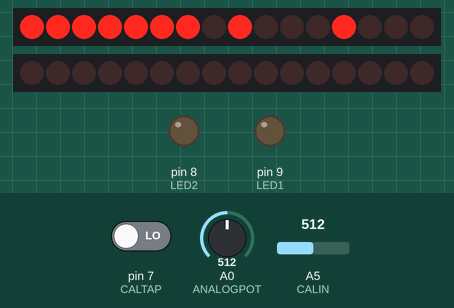
Bench run of a sketch on a simulated Arduino Uno, built with avr-gcc and run on an emulated ATmega328P. On the bench: 2 × 16 shift-register outputs drawn as a row of LEDs (first output left, lit = HIGH), output pins drawn as LEDs (lit = HIGH). Wiring (inferred from the names in the program): 2 × 2 × shift register (74HC595): latch pin 10 / latch pin 3. Wiring (inferred from the signals the program sends): 2 × row of LEDs: on Q0, Q1, Q2, Q3, Q4, Q5, Q6, Q7, Q8, Q9, Q10, Q11, Q12, Q13, Q14, Q15 / on Q0, Q1, Q2, Q3, Q4, Q5, Q6, Q7, Q8, Q9, Q10, Q11, Q12, Q13, Q14, Q15. The test bench sets the inputs (shaded band); at power-on: A0 (ANALOGPOT) = 512, pin 7 (CALTAP) LOW, A5 (CALIN) = 512. EEPROM starts erased; pins used as bus, display or sensor lines are not drawn.

Above: at 1.2 s.
1.3 s: A0 (ANALOGPOT) set to 20
At 1.9 s:
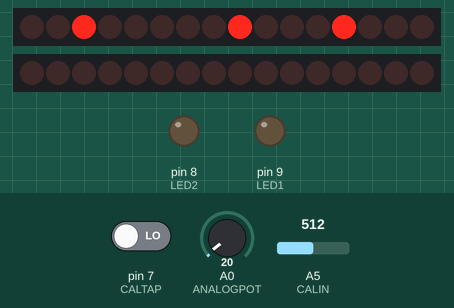
2.8 s: A0 (ANALOGPOT) set to 110
At 2.99 s:
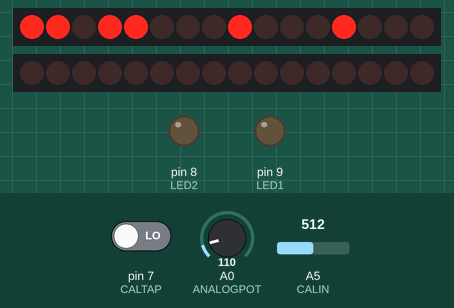
5.8 s: pin 7 (CALTAP) driven HIGH
At 6.5 s:
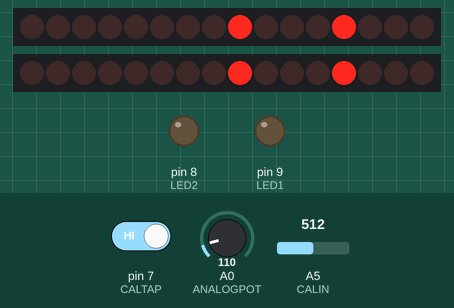
7.3 s: A5 (CALIN) set to 589
9.5 s: A5 (CALIN) set to 613
At 10.73 s:
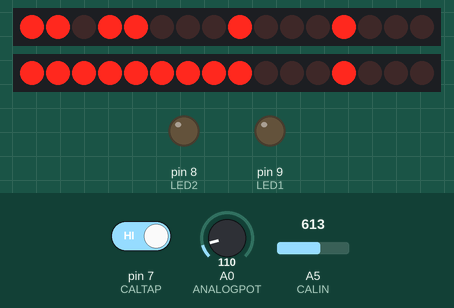
Timing chart, 0 to 12.5 s (numbered marks = the images above; inputs shaded):
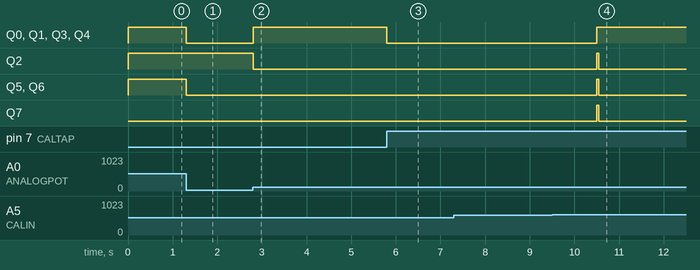

The sketch:

monthslater.ino
```cpp
/*
this program taken from arduino Example .
modified by By Mohannad Rawashdeh
http://www.genotronex.com
http://www.instructables.com/

This code used to control the digital potentiometer
MCP41100 connected to  arduino Board
CS >>> D10
SCLK >> D13
DI  >>> D11
PA0 TO VCC
PBO TO GND
PW0 TO led with resistor 100ohm .
*/
#include <SPI.h> //übertragungsprotokoll, if no more jobs to do, we can replace this with i^2C
#include <Arduino.h>
#include <EEPROM.h>

#define CALOUT 3            //part of calibration extension
#define CALTAP 7            //part of calibration extension
#define LED2 8              //LED for the actual Delay Time TODO aditionally use the two colors to show whether switch or tap mode
#define LED1 9              //LED for tapped Quarter Notes  TODO change this to show if the effect is activated or not.

#define TAPPIN 12           //Tap Button
#define ANALOGPOT 14        //Delay Potentiometer
#define DIVISION1 16       //Toggle switch for Quarter, Eight or Sixteen
#define DIVISION2 17       //Toggle switch for pure Note, dotted Note or Triplet TODO cut this toggle switch
#define MODULATIONPIN 18    //Modulation Input TODO cut this modulation input
#define CALIN 19            //part of calibration extension
#define CS 10 //clock source for SPI


#define MINTIME 38000      //Ideal Delay Time with 1k Resistance, values in microseconds (alternative to calibration)
#define MAXTIME 560000     //Ideal Delay Time with 51k Resistance

//#define RANGE 50000         //unused
#define MINTAPS 3           //Minimum of Taps required to set the Interval.
#define BLINKDURATION 1
#define MAXMODULATION 30 //TODO cut as we cut modulation part
#define MINMODULATION -30   //TODO cut as we cut modulation part


///////////VARIABLES/////////////////////////
byte address = 0x11;
int i=0;
int LastDigPotValue = 0;
int DigPotValue = 0;

long int now;

long int interval;
long int intervalDiv;

int mappedInterval;
int mappedIntervalDiv;

int analogPotCurrVal;
int analogPotLastVal;

long int minInterval;
long int maxInterval;

int timesTapped;
int stillTapping;
long int firstTapTime;
long int lastTapTime;
int tapState;
int lastTapState;

int calState;
int lastCalState;

int interrupt;

long int nextSync;
long int nextBlinkTime1;
long int nextBlinkTime2;
long int nextDimTime1;
long int nextDimTime2;
int divDeact;

/////////////////////////Functions/////////////////

void timeOut();
long int getInterval();
int digitalPotWrite(int value);
int mapInterval(long int interval);
int AnalogPotTurned();
int AnalogPotGiveValue();
void flashLeds(int, int, int);
void dimLeds(int);
int TapButtonPressed();
void firstPress();
int getModulation();
int CalButtonPressed();
void calibration();


void eepromWriteLong(long, int);
long eepromReadLong(int);


////////////////////////////////////SETUP////////////////////////////////////

void setup()

{


////////////////////////////////////DEBUG////////////////////////////////////
//Serial.begin(9600);

////////////////////////////////////PIN SETUP////////////////////////////////////


pinMode (CS, OUTPUT); //TODO check why the CS-pin is defined while others are not.
pinMode (ANALOGPOT, INPUT);
pinMode (TAPPIN, INPUT);
pinMode (MODULATIONPIN, INPUT);
pinMode (DIVISION1, INPUT);
pinMode (LED1, OUTPUT);
pinMode (LED2, OUTPUT);
pinMode (DIVISION1, INPUT);
pinMode (DIVISION2, INPUT);
pinMode (CALIN, INPUT);
pinMode (CALOUT, OUTPUT);
pinMode (CALTAP, INPUT);


//Set unused Pins as Output and set them to low.
/*pinMode (1, OUTPUT);
pinMode (2, OUTPUT);
pinMode (4, OUTPUT);
pinMode (5, OUTPUT);
pinMode (6, OUTPUT);
pinMode (15, OUTPUT);
digitalWrite(1, LOW);
digitalWrite(3, LOW);
digitalWrite(2, LOW);
digitalWrite(4, LOW);
digitalWrite(5, LOW);
digitalWrite(6, LOW);
digitalWrite(15, LOW);*/


SPI.begin();

//Read EEPROM if the Arduino was calibrated to the excat Delay time provided by the P2399 and the MCP41050

if(eepromReadLong(0)== 42){
  minInterval = eepromReadLong(4);
  maxInterval = eepromReadLong(8);
  /*
  Serial.print("MIN: ");
  Serial.println(minInterval);
  Serial.print("MAX: ");
  Serial.println(maxInterval);
  */
}else { //TODO we will work in the beginning via this else method, as we will not calibrate in the beginning.
  minInterval = MINTIME;
  maxInterval = MAXTIME;
}

reset();
analogPotCurrVal = analogRead(ANALOGPOT);
analogPotLastVal = analogPotCurrVal;
nextSync = micros();
//Serial.println(analogPotCurrVal);

interval = map(analogPotCurrVal, 0, 1023, minInterval, maxInterval); //value gets projected onto different scale. 0-1023 is new scale, minInterval-maxInterval is old scale
divDeact = 1;

}


////////////////////////////////////MAINLOOP///////////////////////////////////////////////////////


void loop()
  {
    now = micros();
    timeOut();
    if(timesTapped >= MINTAPS){
      interval = getInterval();
      divDeact = 0;
    }else if(AnalogPotTurned())
    {
      interval = map(analogPotCurrVal, 0, 1023, minInterval, maxInterval);
      divDeact = 1;
    }
    if (TapButtonPressed())
    {
      digitalWrite(LED1, HIGH);
      nextDimTime1 = now + BLINKDURATION;
      firstPress();

    lastTapTime = now;
    }

if (CalButtonPressed())
{
  calibration();
}

if (divDeact == 0){
intervalDiv = (long int)((interval * (getDivision(interval))+0.5));
}else if(divDeact == 1){
  intervalDiv = interval;
}

mappedInterval = map(interval, minInterval, maxInterval, 0, 255);
mappedIntervalDiv = map(intervalDiv, minInterval, maxInterval, 0,255);

DigPotValue = mappedIntervalDiv;

digitalPotWrite(DigPotValue);

flashLeds(mappedInterval, mappedIntervalDiv, stillTapping);
dimLeds(stillTapping);
}


////////////////////////////////////FUNCTIONS//////////////////////////////////////////

////////////////////////////////7
void reset()
{
  timesTapped = 0;
  stillTapping = 0;
}

///////////////////////////////////

void calibration(){ //TODO try to include this in code, but prioritize functioning prototype.
    digitalPotWrite(0);
    digitalWrite(CALOUT, HIGH);
    long int startTime = micros();
    delay(5);
    digitalWrite(CALOUT, LOW);
    do
    {
      /*Serial.println(analogRead(CALIN));
      Serial.println(micros() - startTime);
      */}while (analogRead(CALIN) < 600);
    long int minDiff = micros() - startTime;

    delay(1000);
    digitalPotWrite(255);

    digitalWrite(CALOUT, HIGH);
    startTime = micros();
    delay(5);
    digitalWrite(CALOUT, LOW);
    do
    {
      //Serial.println(analogRead(CALIN));
      }while (analogRead(CALIN) < 600);
    long int maxDiff = micros() - startTime;


    eepromWriteLong(42, 0);
    eepromWriteLong(minDiff, 4);
    eepromWriteLong(maxDiff, 8);

  /*Serial.print("42?: ");
    Serial.println(eepromReadLong(0));
    Serial.println(minDiff);
    Serial.println(eepromReadLong(4));
    Serial.println(maxDiff);
    Serial.println(eepromReadLong(8));*/
}

/////////////////////////////////////////////////////////////////////

void eepromWriteLong(long lo, int adr) {
// long Wert in das EEPROM schreiben
// Eingabe : adr Speicherplatz
// Eingabe : lo Zahl, Wertebereich -2.147.483.648 bis 2.147.483.647
//
// Matthias Busse 23.5.2014 Version 1.0

byte by;

  for(int i=0;i< 4;i++) {
    by = (lo >> ((3-i)*8)) & 0x000000ff;
    EEPROM.write(adr+i, by);
  }
} // eepromWriteLong

//////////////////////////////////////////////////////////////////////////////

long eepromReadLong(int adr) {
// long int Wert aus 4 Byte EEPROM lesen
// Eingabe : adr bis adr+3
// Ausgabe : long Wert
//
// Matthias Busse 23.5.2014 Version 1.0

long lo=0;

  for(int i=0;i< 3;i++){
    lo += EEPROM.read(adr+i);
    lo = lo << 8;
  }
  lo += EEPROM.read(adr+3);
  return lo;
} // eepromReadLong


//////////////////////////////////////////////////////////////////////////////


double getDivision(long int interval) //TODO change this to multiplication
{
  int currentDiv1; //TODO Div1 is 1/4-1/16
  int currentDiv2; //TODO cut this
  int lastDiv1;
  int lastDiv2;
  float division1;
  float division2;
  float divisionGes;

  currentDiv1 = analogRead(DIVISION1);
  currentDiv2 = analogRead(DIVISION2);

    if (currentDiv1 > 600){
      division1 = 1;

    }
    if(currentDiv1 < 100){
      division1 = 0.5;
    }
    if(currentDiv1 > 100 && currentDiv1 < 700){
      division1 = 0.25;
    }

    if (currentDiv2 > 700){
      division2 = 1.5;
    }
    if(currentDiv2 < 100){
      division2 = 1;
    }
    if(currentDiv2 > 100 && currentDiv2 < 700){

      division2 = 0.666;
    }


  lastDiv1 = currentDiv1;
  lastDiv2 = currentDiv2;
  divisionGes = division1 * division2;

  return divisionGes;
  }
//////////////////////////////////////////////////////////////7

int getModulation()//TODO cut

{
    int modInput = analogRead(MODULATIONPIN);

    if (modInput > 600){modInput = 600;}
    if (modInput < 430) { modInput = 430;}
    return map(modInput, 430,595, MINMODULATION, MAXMODULATION);

}

///////////////////////////////////////////

int digitalPotWrite(int value)
{
  if (value > 255){value = 255;}else if (value < 0){value = 0;}
  if (value != LastDigPotValue)
  {

    digitalWrite(CS, LOW);
    SPI.transfer(address);
    SPI.transfer(value);
    digitalWrite(CS, HIGH);
    LastDigPotValue = value;
  }

}
//////////////////////////////////////////////////////

void timeOut()
{
  if(timesTapped > 0 && (now - lastTapTime) > maxInterval*1.5)
  { //Check to prevent SingleTaps
  reset();

  }
}

//////////////////////////

long int getInterval()//TODO maybe add method to exclude unfitting taps.
{
  long int avgTapInterval = (lastTapTime - firstTapTime) / (timesTapped - 1);

  if (avgTapInterval > maxInterval + 10000){
    avgTapInterval = maxInterval;
    }
  if (avgTapInterval < minInterval - 10000){
    avgTapInterval = minInterval;
    }
  return avgTapInterval;
}

//////////////////////////////

int AnalogPotTurned()
{
  analogPotCurrVal = analogRead(ANALOGPOT);
  if(analogPotCurrVal > analogPotLastVal + 3 || analogPotCurrVal < analogPotLastVal - 3 ) //debounce
  {
    analogPotLastVal = analogPotCurrVal;

    return 1;
  } else return 0;
}

///////////////////////////////////

int TapButtonPressed() //TODO change this method. Include library bounce2
  {

    tapState = digitalRead(TAPPIN);
    if(tapState == HIGH && now - lastTapTime > 30000 && tapState != lastTapState ){ //Debounce
      lastTapState = tapState;
      return 1;
    }
    lastTapState = tapState;
    return 0;
  }


///////////////////////////////////
int CalButtonPressed() //belongs to calibrate-package
  {

    calState = digitalRead(CALTAP);
    if(calState == HIGH && now - lastTapTime > 30000 && calState != lastCalState ){ //Debounce

      lastCalState = calState;
      return 1;
    }
    lastCalState = calState;
    return 0;
  }
////////////////////////////////////
void firstPress()
{

  if(timesTapped == 0)
  {
    firstTapTime = micros();
    stillTapping = 1;
  }
  timesTapped++;
}

/////////////////////////////// TODO check this method as it has to be to complicated. Include coloring via state.
void flashLeds(int intQuarter, int intDiv, int interrupt)
{
  long int interval = map(intQuarter, 0, 255, minInterval, maxInterval);
  long int intervalDiv = map(intDiv, 0, 255, minInterval, maxInterval);
  if (interrupt == 0)
  {
    if (now >= nextSync)
    {
      nextSync = now + interval*6;
      nextBlinkTime2 = now;
      nextBlinkTime1 = now;
    }
    if (now >= nextBlinkTime1)
    {
      digitalWrite(LED1, HIGH);
      nextDimTime1 = now + BLINKDURATION;
      nextBlinkTime1 = now + interval;
    }
    if (now >= nextBlinkTime2)
    {
      digitalWrite(LED2, HIGH);
      nextDimTime2 = now + BLINKDURATION;
      nextBlinkTime2 = now + intervalDiv;
    }
  }
  return;
}
///////////////////////////////

void dimLeds(int interrupt)
{
  if (interrupt == 0)
  {
    if (now >= nextDimTime1)
    {
      digitalWrite(LED1, LOW);

    }
    if (now >= nextDimTime2)
    {
      digitalWrite(LED2, LOW);
     }
  }else if(interrupt == 1)
  {
  if (now >= nextDimTime1){
    digitalWrite(LED1, LOW);
  }
    digitalWrite(LED2, LOW);
  }
  return;
}
```

Measured:
- the behaviour switches between 599 and 600 on A5 (CALIN) (found by bisection; images 3 and 4)
- after the input at 1.3 s, Q0, Q1, Q3–6: HIGH → LOW at once
- after the input at 2.8 s, Q0, Q1, Q3, Q4: LOW → HIGH at once; Q2: HIGH → LOW at once
- after the input at 5.8 s, Q0, Q1, Q3, Q4: HIGH → LOW at once
- after the input at 7.3 s, every drawn part: stays the same
- after the input at 9.5 s, Q0, Q1, Q3, Q4: LOW → HIGH after 1.0 s; Q2, Q5–7: LOW → HIGH after 1.0 s, → LOW 0.04 s later
